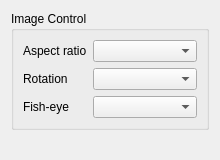
<?xml version="1.0" encoding="UTF-8"?>
<ui version="4.0">
 <class>ImageControlWidget</class>
 <widget class="QWidget" name="ImageControlWidget">
  <property name="geometry">
   <rect>
    <x>0</x>
    <y>0</y>
    <width>220</width>
    <height>160</height>
   </rect>
  </property>
  <property name="windowTitle">
   <string/>
  </property>
  <layout class="QVBoxLayout" name="verticalLayout">
   <item>
    <widget class="QGroupBox" name="imageControlGroupBox">
     <property name="title">
      <string>Image Control</string>
     </property>
     <property name="flat">
      <bool>true</bool>
     </property>
     <layout class="QFormLayout" name="formLayout">
      <item row="0" column="0">
       <widget class="QLabel" name="aspectRatioLabel">
        <property name="text">
         <string>Aspect ratio</string>
        </property>
       </widget>
      </item>
      <item row="0" column="1">
       <widget class="QComboBox" name="aspectRatioComboBox"/>
      </item>
      <item row="1" column="0">
       <widget class="QLabel" name="rotationLabel">
        <property name="text">
         <string>Rotation</string>
        </property>
       </widget>
      </item>
      <item row="1" column="1">
       <widget class="QComboBox" name="rotationComboBox"/>
      </item>
      <item row="2" column="0">
       <widget class="QLabel" name="fisheyeLabel">
        <property name="text">
         <string>Fish-eye</string>
        </property>
       </widget>
      </item>
      <item row="2" column="1">
       <widget class="QComboBox" name="fisheyeComboBox"/>
      </item>
     </layout>
    </widget>
   </item>
   <item>
    <spacer name="verticalSpacer">
     <property name="orientation">
      <enum>Qt::Vertical</enum>
     </property>
     <property name="sizeHint" stdset="0">
      <size>
       <width>20</width>
       <height>28</height>
      </size>
     </property>
    </spacer>
   </item>
  </layout>
 </widget>
 <resources/>
 <connections/>
</ui>
